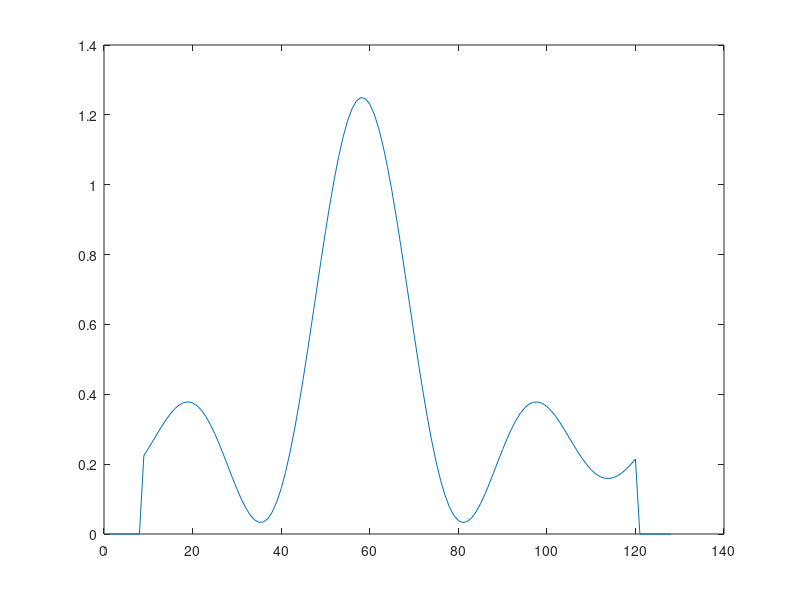

Write the MATLAB code that produced this figure. (Note: this script raises an error after producing the figure.)
function [y,yu,X_true,N,T,U] = upSample_translate_problem
%% Construct 1D test problem Box and Gaussian
T = 30;
N = 128;
f = zeros(1,N);
x = 1:N-16;
f(9:N-8) = sinc(8*x/N - pi) + 0.25;
plot(f)
Pnrm = @(x) bsxfun(@rdivide, x, sqrt(sum(sum(x.^2, 1), 2)));

U = 3;
yd = decimate(reshape(Pnrm(f),[1,N,1,1]),U);
Nd = N/(2^(U-1));
ff = reshape(yd(:,1:Nd,U),[1,Nd,1,1]);
yu = upSample(Pnrm(ff),U);
plotDictionary(yu)
norm(yd(:,:,3))
norm(yd(:,:,2))

Pos = round(N*3/8.*sin( 2*pi*(1:T)/12)+N*3/8);
% plot(Pos)

Wid = round(floor(U/2)*sin( 2*pi*(1:T)/15)+ceil(U/2));
% plot(Wid)

y = zeros(1,N,T);
X_true = zeros(1,N,U,T);
for t = 1:T
    y(:,:,t) = y(:,:,t) + circshift(yu(:,:,Wid(t)),Pos(t));
    X_true(1,Pos(t)+1,Wid(t),t) = 1;
end



end